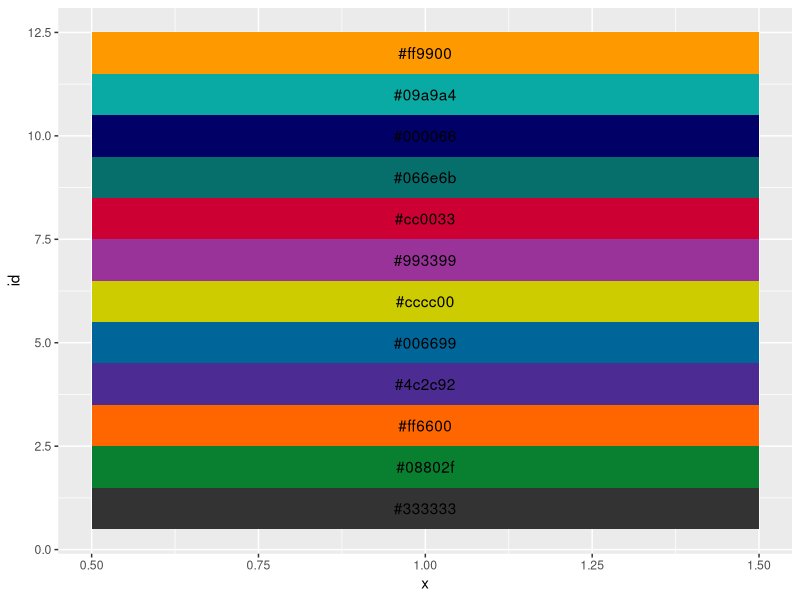

This figure's R source:
#require(gglaplot)
require(ggplot2)

# Sequence of colurs to use in lambeth graphs. From the Lambeth style guide
lambeth_palette_full = c("#0057b8", "#993399","#066e6b","#333333","#ff9900","#000066",
                         "#08802f","#cccc00","#ff6600","#cc0033","#4c2c92","#006699","#09a9a4")

lambeth_palette_graph = c("#ff9900", "#09a9a4", "#000066", "#066e6b", "#cc0033", "#993399",   "#cccc00",
                          "#006699" ,"#4c2c92",  "#ff6600", "#08802f", "#333333")

lambeth_highlight = c("#ff9900", "#09a9a4")

#library(colorspace)
#demoplot(lambeth_palette_full)

show_colors <- function(colors) { 
  ggplot(data.frame(id=seq_along(colors), color=colors)) + 
    geom_tile(aes(id, 1, fill=color)) + 
    scale_fill_identity()
}

#show_colors(lambeth_palette_graph)


show_colors2 <- function(colors) { 
  ggplot(data.frame(id=seq_along(colors), color=colors)) + 
    geom_tile(aes(1, id, fill=color)) + 
    geom_text(aes(1, id, label=color)) + 
    scale_fill_identity()
}



#show_colors2(rev(lambeth_palette_full))

show_colors2(rev(lambeth_palette_graph))

# Compare against the gla colours from gglaplot (will not use, but nice to see what they are using)
#show_gla_pals(inc_div = F)

##### Remake the theme to incorporate Lambeth palette

#lam_graph <- theme_set(theme_bw())

#theme_set(lam_graph)

#Define gppr_theme() function

theme_lam <- function(){ 
  #font <- "sans"   # I set the font in ggplotly, so this is not necessary here
  
  theme_minimal() %+replace%    #replace elements we want to change
    
    theme(
      
      #grid elements
      panel.grid.major = element_blank(),    #strip major gridlines
      panel.grid.minor = element_blank(),    #strip minor gridlines
      axis.ticks = element_blank(),          #strip axis ticks
      
      #since theme_minimal() already strips axis lines, 
      #we don't need to do that again
      
      #text elements
      plot.title = element_text(             #title
        #family = font,            #set font family
        size = 20,                #set font size
        face = 'bold',            #bold typeface
        hjust = 0,                #left align
        vjust = 2),               #raise slightly
      
      plot.subtitle = element_text(          #subtitle
        #family = font,            #font family
        size = 14),               #font size
      
      plot.caption = element_text(           #caption
        #family = font,            #font family
        size = 9,                 #font size
        hjust = 1),               #right align
      
      axis.title = element_text(             #axis titles
        #family = font,            #font family
        size = 10),               #font size
      
      axis.text = element_text(              #axis text
        #family = font,            #axis family
        size = 9),                #font size
      
      axis.text.x = element_text(            #margin for axis text
        margin=margin(5, b = 10)),
      
      update_geom_defaults("line", list(size = 2))
      
      #since the legend often requires manual tweaking 
      #based on plot content, don't define it here
    )
}


theme_lam_axisx <- function(){ 
  #font <- "sans"   # I set the font in ggplotly, so this is not necessary here
  
  theme_minimal() %+replace%    #replace elements we want to change
    
    theme(
      
      #grid elements
      panel.grid.major = element_blank(),    #strip major gridlines
      panel.grid.minor = element_blank(),    #strip minor gridlines
      axis.ticks = element_blank(),          #strip axis ticks
      
      #since theme_minimal() already strips axis lines, 
      #we don't need to do that again
      
      #text elements
      plot.title = element_text(             #title
        #family = font,            #set font family
        size = 20,                #set font size
        face = 'bold',            #bold typeface
        hjust = 0,                #left align
        vjust = 2),               #raise slightly
      
      plot.subtitle = element_text(          #subtitle
        #family = font,            #font family
        size = 14),               #font size
      
      plot.caption = element_text(           #caption
        #family = font,            #font family
        size = 9,                 #font size
        hjust = 1),               #right align
      
      axis.title = element_text(             #axis titles
        #family = font,            #font family
        size = 10),               #font size
      
      axis.text = element_text(              #axis text
        #family = font,            #axis family
        size = 9),                #font size
      
      # contour strips to match panel contour
      #strip.background = element_rect(fill = "grey85", colour = "grey20"),
      
      axis.text.x = element_text( size = 10, #margin for axis text
        margin=margin(5, b = 10)),
      
      update_geom_defaults("line", list(size = 2))
      
      #since the legend often requires manual tweaking 
      #based on plot content, don't define it here
    )
}

lam_ggplotly_font <- list(
  family = "arial")

#lam_graph

# Margin options

m <- list(
  l = 50,
  r = 50,
  b = 100,
  t = 100,
  pad = 4
)
